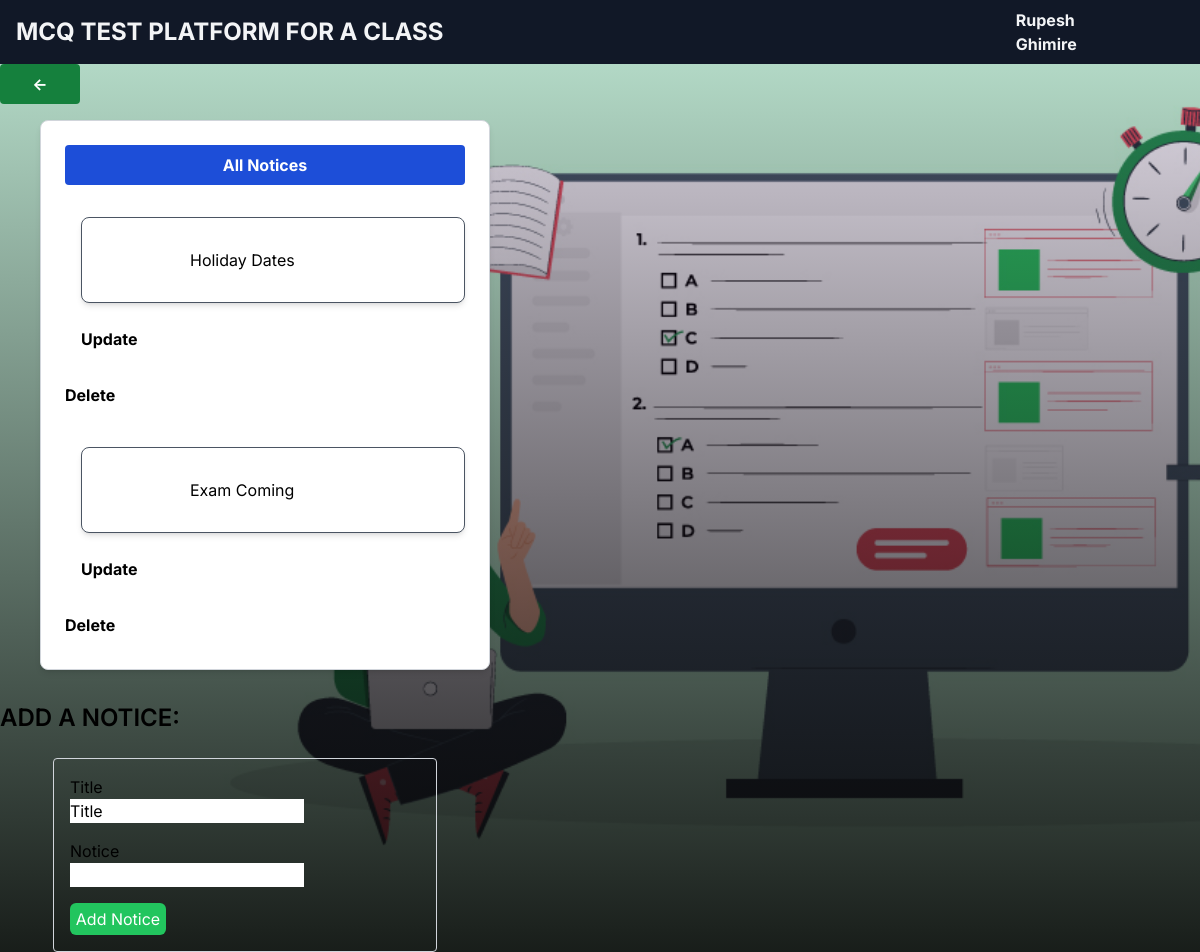
/notices/ (signed in), run on the app's committed database.
### base/models.py (models this page shows)
class User(AbstractUser):
    name = models.CharField(max_length=200, null=True)
    email = models.EmailField(unique=True, null=True)
    username = models.CharField(max_length=200, unique=True, null=True)
    bio = models.TextField(null=True,blank=True)
    marks = models.IntegerField(default=0)
    is_teacher = models.BooleanField(default=False)
    attempted = models.BooleanField(default=False)
    USERNAME_FIELD = 'email'
    REQUIRED_FIELDS = ['username']

class NoticeBoard(models.Model):
    title = models.CharField(max_length=50,default="Title")
    notice = models.CharField(max_length = 1500,blank=True, default=" ")
    created_at = models.DateTimeField(auto_now_add=True)
    updated_at = models.DateTimeField(auto_now=True)
    def __str__(self) -> str:
        return self.title

### base/views.py (the view)
# urls.py: path('notices/',views.noticeboard,name='notice'),
@login_required
def noticeboard(request):
    user = request.user
    notices = NoticeBoard.objects.all()
    form = NoticeForm()
    if request.method == 'POST':
        form = NoticeForm(request.POST)
        if form.is_valid():
            form.save()
            return redirect('notice')
    else:
        form = NoticeForm()
    context = {'notices':notices, 'user':user, 'form':form}
    return render(request,'base/notices.html',context)

### base/forms.py
class NoticeForm(forms.ModelForm):
    class Meta:
        model = NoticeBoard
        fields = "__all__"

### base/templates/base/notices.html (shortened to what this page needs)
{% extends 'base.html' %}
{% block content %}
<div class="bg-green-700 justify-center items-center text-white w-20 font-bold py-2 px-4 rounded flex items-center"><a href="javascript:history.back()"> <- </a></div>
<div class="ml-10 mt-4 border border-gray-300 rounded p-4 flex flex-col gap-4 w-160 bg-white p-6 rounded-lg shadow-md">
	<h1 class="bg-blue-700 justify-center items-center text-white font-bold py-2 px-4 rounded flex items-center">All Notices</h1>
		{% if request.user.is_staff %}
		{% for notice in notices %}
		<div class="ml-4 mt-4 border border-gray-600 rounded p-4 flex flex-col gap-4 w-96 bg-white p-6 rounded-lg shadow-md">
			<a href="{% url 'noticeX' notice.id %}" class="hover:pl-0 py-1.5 duration-300 border-l-4 border-l-transparent hover:border-l-blue-800 px-20"> {{notice}} </a>
		</div>
			<button class="bg-transparent hover:bg-gray-300 text-green font-bold py-2 px-4 rounded flex items-center">
			<span><a href="{% url "updateNotice" notice.id %}">Update</a>
			</button>
				<button class="bg-transparent hover:bg-gray-300 text-red font-bold py-2 px-0 rounded flex items-center" onclick="return confirm('Are you sure you want to delete?')">
				<span><a href="{% url "deleteNotice" notice.id %}">Delete</a>
				</button>
	{% endfor %}
	{% endif %}
	</div>
<br>
	{% if user.is_staff %}
	<h1 class="uppercase text-2xl font-semibold my-2">Add a notice:</h1>
	<div class="flex justify-center">
		<form action="" method="POST" class="mt-4 border border-gray-300 rounded p-4 w-96">
		  {% for field in form %}
		  <div class="mb-4">
			<label for="{{ field.id_for_label }}" class="block">{{ field.label }}</label>
			{{ field }}
		  </div>
		  {% endfor %}
		  <button type="submit" class="bg-green-500 py-1 w-24 mx-auto text-white rounded-md hover:bg-green-600">Add Notice</button>
		</form>
	  </div>
	{% endif %}
</main>
{% endblock %}

### templates/base.html (shortened to what this page needs)
{% load static %}
<!DOCTYPE html>
<html lang="en">
  <head>
    <link rel="stylesheet" type="text/css" href="{% static 'css/base.css' %}" />
    <link
      rel="stylesheet"
      href="https://use.fontawesome.com/releases/v5.0.8/css/all.css"
    />
    <script src="https://cdn.tailwindcss.com"></script>
  </head>
  <body
    style="
      background: linear-gradient(
          0deg,
          rgba(5, 5, 5, 0.9),
          rgba(66, 4, 126, 0.1)
        ),
        url('{% static 'images/background.png' %}');
      background-repeat: no-repeat;
      background-size: cover;
      background-attachment: fixed;
    "
    class="min-h-screen flex flex-col items-start justify-start"
  >
    <nav class="w-full fixed">
      <div class="bg-gray-900 text-gray-100 h-16 flex items-center">
        <a
          class="p-4 container mx-auto text-2xl font-bold uppercase"
          href="{% url 'homepage' %}"
          >MCQ Test Platform for a Class</a
        >
        <div class="mr-20">
          <b>
          {% if request.user.is_authenticated %}
          {{ request.user.name }}
          {% endif %}
          </b>
        </div>
      </div>
    </nav>
    <main class="mt-16">{% block content %} {% endblock %}</main>
  </body>
</html>

### data on the page
User: user.name "Rupesh Ghimire"
NoticeBoard: title "Holiday Dates"
NoticeBoard: title "Exam Coming"

### other printed values
{{ field.label }} "Title" "Notice"
